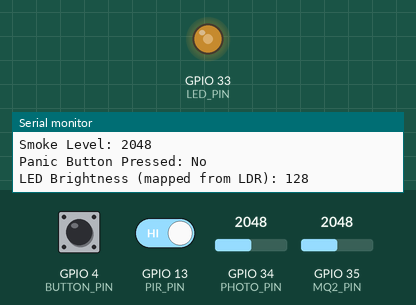
The sketch below on a simulated ESP32. Shown: output pins drawn as LEDs (lit = HIGH), the last lines printed to the serial monitor. The inputs (shaded band) are chosen by the test bench; at power-on: GPIO 34 (PHOTO_PIN) = 2048, GPIO 4 (BUTTON_PIN) HIGH, GPIO 13 (PIR_PIN) HIGH, GPIO 35 (MQ2_PIN) = 2048. WiFi joins after 1.5 s; servers stay silent unless stated; uploads are accepted with an empty reply; random numbers use the default seed unless the sketch sets one.

Above: at 3.2 s.
3.3 s: GPIO 34 (PHOTO_PIN) set to 1228
At 6.3 s:
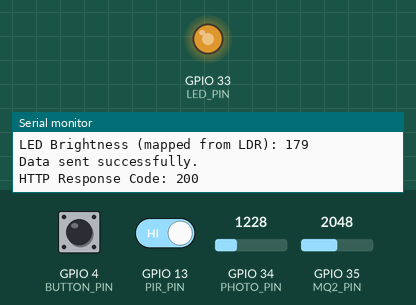
7.5 s: GPIO 34 (PHOTO_PIN) set to 491
At 9.9 s:
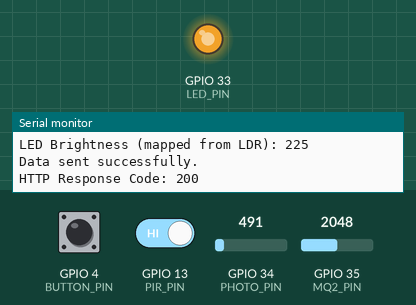
11.5 s: GPIO 34 (PHOTO_PIN) set to 3603
At 13.3 s:
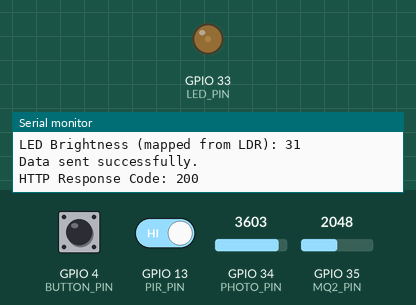
25.5 s: GPIO 34 (PHOTO_PIN) set to 2047
At 28.4 s:
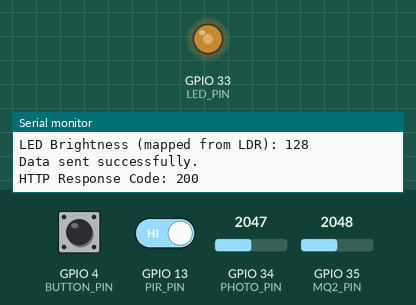
Timing chart, 0 to 29.9 s (numbered marks = the images above; inputs shaded):
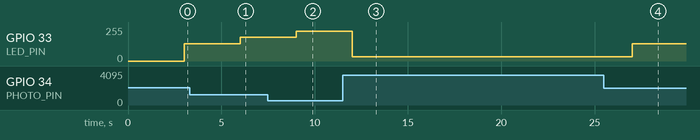

Measured:
- after the input at 3.3 s, GPIO 33 (LED_PIN): 128/255 → 179/255 after 2.7 s
- after the input at 7.5 s, GPIO 33 (LED_PIN): 179/255 → 225/255 after 1.5 s
- after the input at 11.5 s, GPIO 33 (LED_PIN): 225/255 → 31/255 after 0.51 s
- after the input at 25.5 s, GPIO 33 (LED_PIN): 31/255 → 128/255 after 1.5 s

The sketch:

ESP32_final.ino
```cpp
#include <WiFi.h>
#include <HTTPClient.h>

// Define sensor pins
#define PIR_PIN 13       // GPIO 13 for the PIR sensor
#define DHT_PIN 15       // GPIO 15 for the DHT11 sensor
#define PHOTO_PIN 34     // GPIO 34 for the light sensor (analog)
#define MQ2_PIN 35       // GPIO 35 for the smoke sensor (analog)
#define BUTTON_PIN 4     // GPIO 4 for the panic button
#define LED_PIN 33       // GPIO 33 for the LED (PWM pin for controlling brightness)

// Wi-Fi credentials
const char* ssid = "V2031";
const char* password = "arun2004";

// Flask API endpoint (replace with your server's IP and port)
const String api_url = "http://34.47.189.84:5000/sensor_data";

// Variables to hold sensor data
float temperature, humidity;  // Placeholder values for DHT (can integrate DHT11/22 later)
int lightLevel, smokeLevel;
bool motionDetected, panicPressed;

// Timing variables for non-blocking delay
unsigned long lastSendTime = 0;
const unsigned long sendInterval = 3000; // 3 seconds

void setup() {
  Serial.begin(115200);

  // Initialize sensor pins
  pinMode(PIR_PIN, INPUT);
  pinMode(PHOTO_PIN, INPUT);
  pinMode(MQ2_PIN, INPUT);
  pinMode(BUTTON_PIN, INPUT_PULLUP);  // Use internal pull-up resistor
  pinMode(LED_PIN, OUTPUT);           // LED pin as output for PWM control

  // Connect to Wi-Fi
  Serial.print("Connecting to WiFi");
  WiFi.begin(ssid, password);

  int attempts = 0;
  while (WiFi.status() != WL_CONNECTED && attempts < 30) {  // Timeout after 30 seconds
    delay(1000);
    Serial.print(".");
    attempts++;
  }

  if (WiFi.status() == WL_CONNECTED) {
    Serial.println("\nConnected to WiFi");
    Serial.print("IP Address: ");
    Serial.println(WiFi.localIP());
  } else {
    Serial.println("\nFailed to connect to WiFi. Check credentials and network.");
  }
}

void loop() {
  unsigned long currentTime = millis();
  if (currentTime - lastSendTime >= sendInterval) {
    lastSendTime = currentTime;

    // Read sensors, adjust brightness, and send data
    readSensors();
    adjustLightBrightness();
    sendDataToServer();
  }
}

void readSensors() {
  // Simulated temperature and humidity values
  temperature = random(200, 350) / 10.0; // Generate random temperature between 20.0°C and 35.0°C
  humidity = random(300, 700) / 10.0;    // Generate random humidity between 30.0% and 70.0%

  // PIR motion detection
  motionDetected = digitalRead(PIR_PIN);

  // Light level (LDR sensor reading)
  lightLevel = analogRead(PHOTO_PIN);

  // Smoke level
  smokeLevel = analogRead(MQ2_PIN);

  // Panic button state
  panicPressed = !digitalRead(BUTTON_PIN);  // Button is pressed when LOW due to pull-up

  // Log sensor data
  Serial.println("Sensor Readings:");
  Serial.print("Temperature: "); Serial.println(temperature);
  Serial.print("Humidity: "); Serial.println(humidity);
  Serial.print("Motion Detected: "); Serial.println(motionDetected ? "Yes" : "No");
  Serial.print("Light Level: "); Serial.println(lightLevel);
  Serial.print("Smoke Level: "); Serial.println(smokeLevel);
  Serial.print("Panic Button Pressed: "); Serial.println(panicPressed ? "Yes" : "No");
  Serial.println();
}

void adjustLightBrightness() {
  // Map the LDR reading (0-4095) to PWM range (0-255)
  int brightness = map(lightLevel, 0, 4095, 255, 0);  // Inverse because higher LDR value means brighter ambient light

  // Set the LED brightness using PWM
  analogWrite(LED_PIN, brightness);

  // Log the adjustment for debugging
  Serial.print("LED Brightness (mapped from LDR): ");
  Serial.println(brightness);
}

void sendDataToServer() {
  if (WiFi.status() == WL_CONNECTED) {
    HTTPClient http;

    // Specify the URL for the Flask API endpoint
    http.begin(api_url);
    http.addHeader("Content-Type", "application/json");  // Set content type to JSON

    // Create the JSON payload
    String jsonPayload = "{\"temperature\": " + String(temperature) +
                          ", \"humidity\": " + String(humidity) +
                          ", \"light_level\": " + String(lightLevel) +
                          ", \"smoke_level\": " + String(smokeLevel) +
                          ", \"motion_detected\": " + (motionDetected ? "true" : "false") +
                          ", \"panic_pressed\": " + (panicPressed ? "true" : "false") + "}";

    // Send the POST request
    int httpResponseCode = http.POST(jsonPayload);

    // Check the response
    if (httpResponseCode > 0) {
      Serial.println("Data sent successfully.");
      Serial.println("HTTP Response Code: " + String(httpResponseCode));
    } else {
      Serial.println("Error in sending data.");
      Serial.println("HTTP Response Code: " + String(httpResponseCode));
    }
    Serial.print("\n");

    http.end();  // Free resources
  } else {
    Serial.println("WiFi not connected!");
  }
}
```
